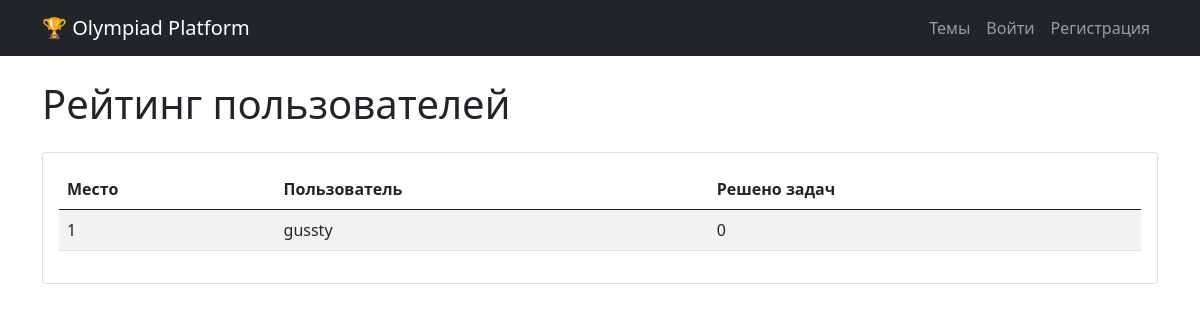
The app's page /rating, older data.
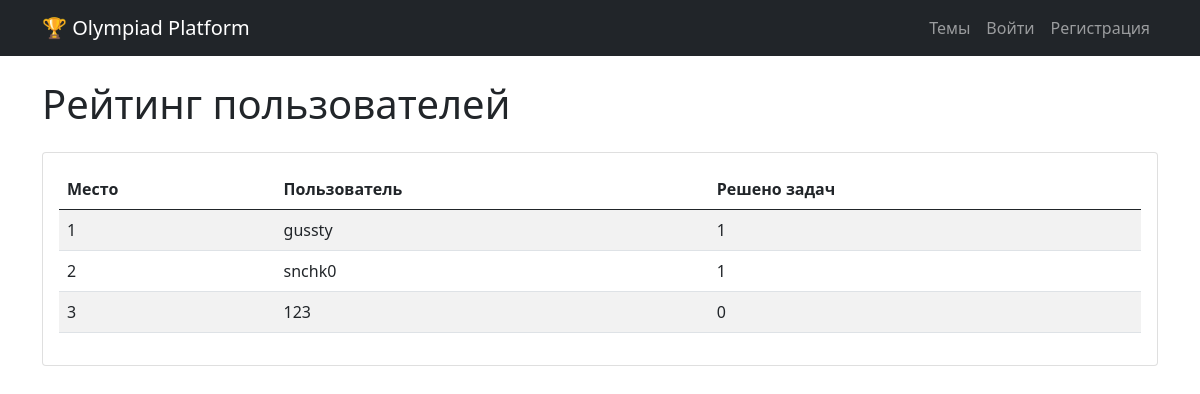
The same page, newer data.
### data/users.py (models this page shows, shortened)
class User(SqlAlchemyBase, UserMixin, SerializerMixin):
    __tablename__ = 'users'
    id = sqlalchemy.Column(sqlalchemy.Integer, primary_key=True, autoincrement=True)
    name = sqlalchemy.Column(sqlalchemy.String, nullable=True)
    about = sqlalchemy.Column(sqlalchemy.String, nullable=True)
    email = sqlalchemy.Column(sqlalchemy.String, index=True, unique=True, nullable=True)
    hashed_password = sqlalchemy.Column(sqlalchemy.String, nullable=True)
    created_date = sqlalchemy.Column(sqlalchemy.DateTime, default=datetime.datetime.now)
    is_admin = sqlalchemy.Column(sqlalchemy.Boolean, default=False)
    is_super_admin = sqlalchemy.Column(sqlalchemy.Boolean, default=False)
    avatar_filename = sqlalchemy.Column(sqlalchemy.String, nullable=True)  # новое поле
    submissions = orm.relationship("Submission", back_populates="user")

### app.py (the view)
@app.route('/rating')
def rating():
    with db_session.session_scope() as session:
        all_users = session.query(User).all()
        user_solved = {}
        for u in all_users:
            cnt = session.query(Submission).filter(Submission.user_id == u.id, Submission.status == 'OK').distinct(Submission.task_id).count()
            user_solved[u.id] = (u.name, cnt, u.avatar_filename)
        sorted_users = sorted(user_solved.items(), key=lambda x: x[1][1], reverse=True)
        rating = [{'rank': idx, 'name': name, 'solved': cnt, 'avatar': avatar} for idx, (_, (name, cnt, avatar)) in enumerate(sorted_users, 1)]
        return render_template('rating.html', rating=rating)

### app.py (called while the page is built)
@app.context_processor
def inject_user():
    return dict(current_user=current_user)

### data/db_session.py (called while the page is built)
def create_session() -> Session:
    global __factory
    return __factory()

@contextmanager
def session_scope():
    session = create_session()
    try:
        yield session
        session.commit()
    except Exception:
        session.rollback()
        raise
    finally:
        session.close()

### templates/rating.html
{% extends "base.html" %}
{% block content %}
<h1 class="mb-4">Рейтинг пользователей</h1>
<div class="card">
    <div class="card-body">
        <table class="table table-striped table-hover">
            <thead>
                <tr><th>Место</th><th>Пользователь</th><th>Решено задач</th></tr>
            </thead>
            <tbody>
                {% for r in rating %}
                <tr>
                    <td>{{ r.rank }}</td>
                    <td>{{ r.name }}</td>
                    <td>{{ r.solved }}</td>
                </tr>
                {% endfor %}
            </tbody>
        </table>
    </div>
</div>
{% endblock %}

Row changes from the older to the newer data that the page shows:
computed for User "gussty": solved "0" → "1"
added User: rank "2", name "snchk0", solved "1"
added User: rank "3", name "123", solved "0"
